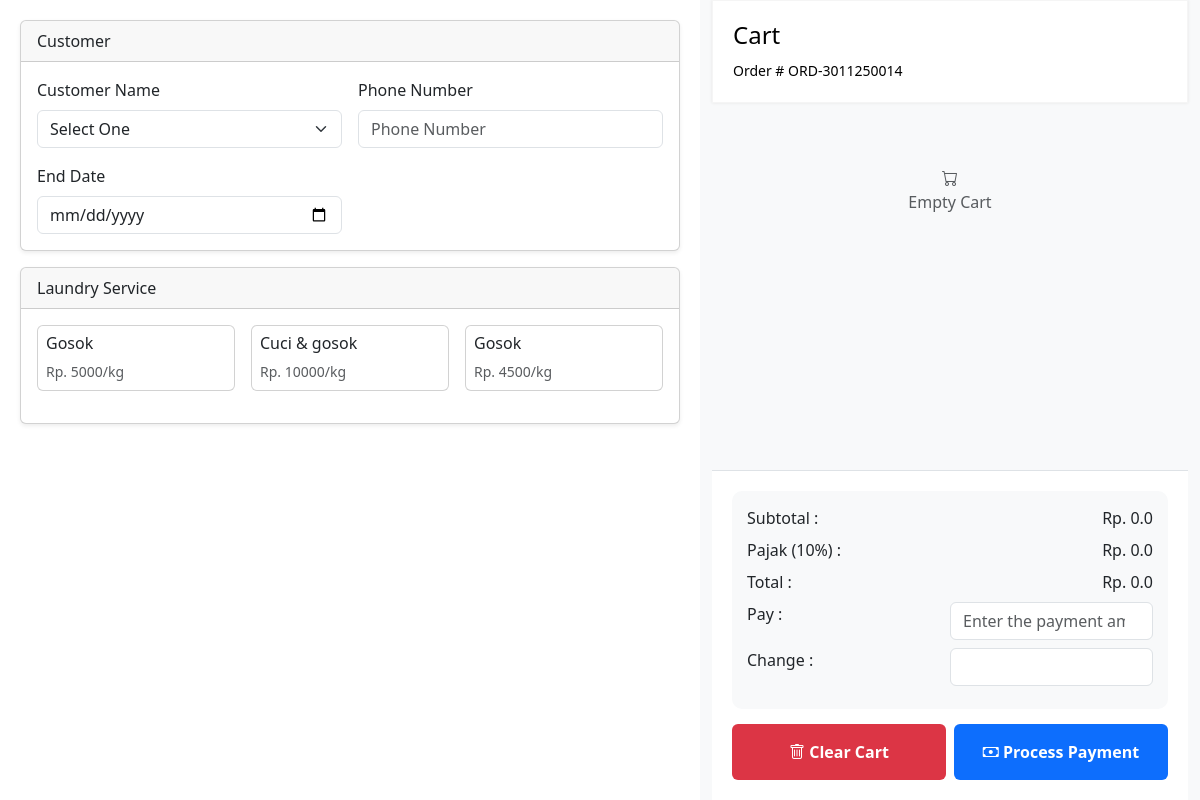
The app's page /pos/add-order.php, older data.
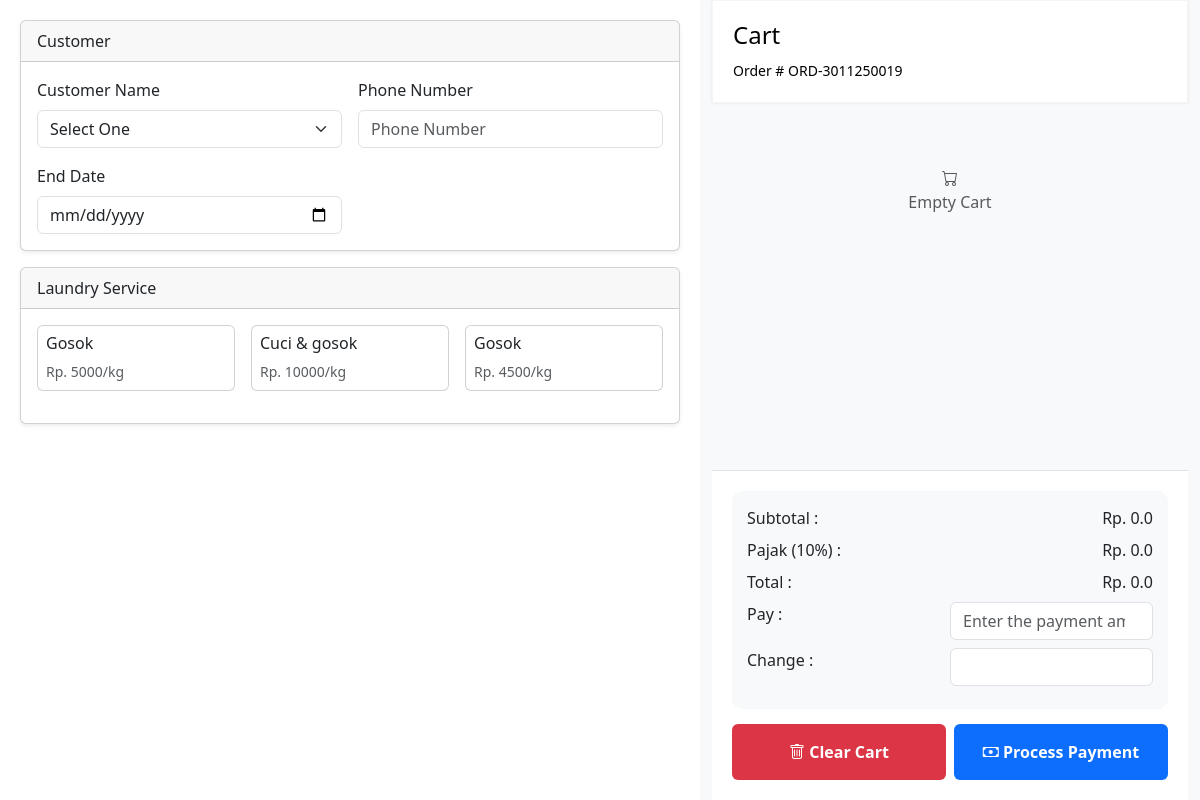
The same page, newer data.
### tables this page shows
CREATE TABLE `trans_orders` (
  `id` int(11) NOT NULL,
  `customer_id` int(11) NOT NULL,
  `order_code` varchar(20) NOT NULL,
  `order_end_date` date NOT NULL,
  `order_status` tinyint(1) NOT NULL DEFAULT 0,
  `order_pay` int(11) NOT NULL,
  `order_change` int(11) NOT NULL,
  `order_tax` int(11) NOT NULL,
  `order_total` int(11) NOT NULL,
  `created_at` timestamp NOT NULL DEFAULT current_timestamp(),
  `updated_at` timestamp NULL DEFAULT NULL ON UPDATE current_timestamp()
);

### pos/add-order.php (the view, shortened to what the changed rows need)
<?php
include '../config/config.php';
$orderNumbers = mysqli_query($config, "SELECT id FROM trans_orders ORDER BY id DESC LIMIT 1");
$row = mysqli_fetch_assoc($orderNumbers);
$nextId = $row ? $row['id'] + 1 : 1;
$order_code = "ORD-" . date('dmy') . str_pad($nextId, 4, "0", STR_PAD_LEFT);
?>
<!DOCTYPE html>
<html lang="en">
<head>
    <link href="https://cdn.jsdelivr.net/npm/bootstrap@5.3.8/dist/css/bootstrap.min.css" rel="stylesheet"
 />
    <link rel="stylesheet" href="../assets/css/enrio.css" />
    <link rel="stylesheet" href="https://cdn.jsdelivr.net/npm/bootstrap-icons@1.13.1/font/bootstrap-icons.min.css" />
</head>
<body>
    <div class="container-fluid container-pos">
        <div class="row h-100">
            <div class="col-md-5 cart-section">
                <div class="cart-header">
                    <small>Order # <span class="orderNumber"><?php echo $order_code ?></span></small>
                </div>
            </div>
        </div>
    </div>
</body>
</html>

Row changes from the older to the newer data that the page shows:
no longer on this page (row unchanged): trans_orders: id "ORD-3011250014"
added trans_orders: id "ORD-3011250019"
